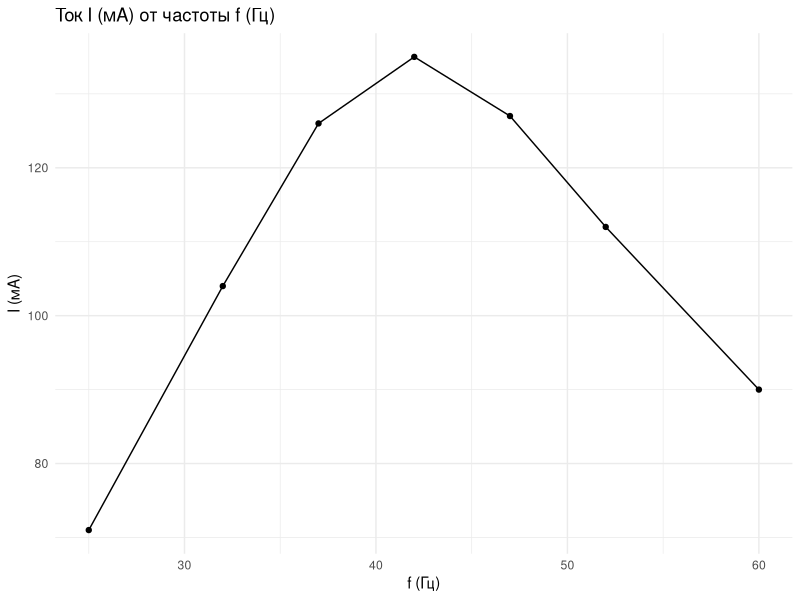
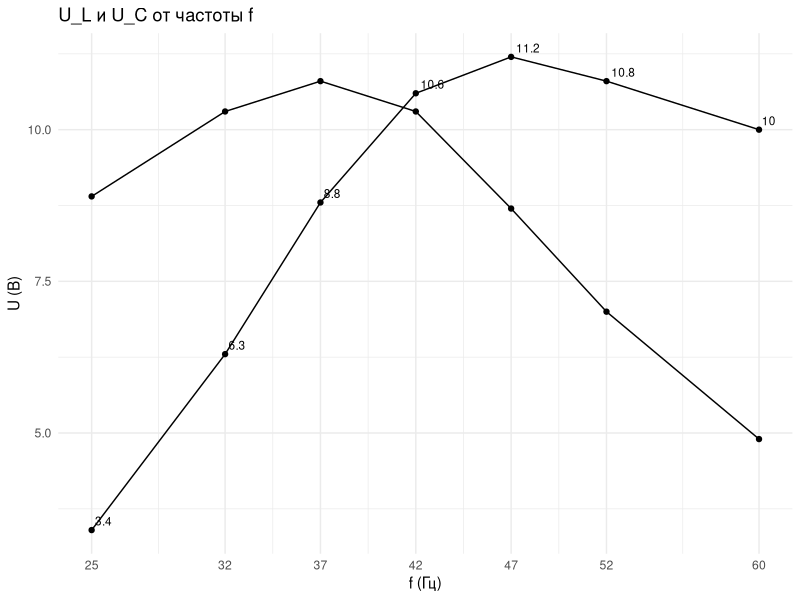

Write the R code that produced these figures, in order. (Note: this script raises an error after producing the figures.)
## ---- chunk 1
  knitr::opts_chunk$set(echo = TRUE, message = FALSE, warning = FALSE, fig.width = 7, fig.height = 4)
  library(tidyverse)
  library(ggplot2)
  library(scales)
## ---- chunk 2
# Исходные данные (из предоставленной таблицы)
df <- tibble(
  f_Hz = c(25, 32, 37, 42, 47, 52, 60),
  U_meas_V = c(6.7, 6.6, 6.6, 6.6, 6.6, 6.6, 6.6),
  I_mA = c(71, 104, 126, 135, 127, 112, 90),
  U_R_V = c(1.5, 2.2, 2.7, 2.9, 2.7, 2.4, 1.9),
  U_L_V = c(3.4, 6.3, 8.8, 10.6, 11.2, 10.8, 10.0),
  U_C_V = c(8.9, 10.3, 10.8, 10.3, 8.7, 7.0, 4.9),
  P_meas_W = c(0.24, 0.51, 0.76, 0.87, 0.77, 0.6, 0.4),
  Q_meas_VAr = c(-0.38, -0.42, -0.29, 0.0, 0.25, 0.38, 0.41),
  phi_meas_deg = c(-58, -39, -21, 0, 18, 32, 46)
)

# Дополнительные преобразования
df <- df %>% mutate(
  I_A = I_mA / 1000,
  # суммарное напряжение по векторной сумме: UR (действительная) и разность (UL-UC) (мнимая)
  U_calc_V = sqrt(U_R_V^2 + (U_L_V - U_C_V)^2),
  phi_calc_rad = atan2(U_L_V - U_C_V, U_R_V),
  phi_calc_deg = phi_calc_rad * 180 / pi,
  P_calc_W = U_meas_V * I_A * cos(phi_calc_rad),
  Q_calc_VAr = U_meas_V * I_A * sin(phi_calc_rad),
  U_diff_pct = 100 * (U_calc_V - U_meas_V) / U_meas_V,
  phi_diff_deg = phi_calc_deg - phi_meas_deg
)

# Показать таблицу
print(df %>% select(f_Hz, U_meas_V, I_mA, U_R_V, U_L_V, U_C_V, P_meas_W, Q_meas_VAr, phi_meas_deg, U_calc_V, phi_calc_deg, P_calc_W, Q_calc_VAr, U_diff_pct, phi_diff_deg) %>%
        mutate_if(is.numeric, ~round(., 3)))
## ---- chunk 3
ggplot(df, aes(x = f_Hz, y = I_mA)) +
  geom_line() + geom_point() +
  labs(title = "Ток I (мА) от частоты f (Гц)", x = "f (Гц)", y = "I (мА)") +
  theme_minimal()
## ---- chunk 4
ggplot(df, aes(x = f_Hz)) +
  geom_line(aes(y = U_L_V)) + geom_point(aes(y = U_L_V)) +
  geom_line(aes(y = U_C_V)) + geom_point(aes(y = U_C_V)) +
  labs(title = "U_L и U_C от частоты f", x = "f (Гц)", y = "U (В)") +
  scale_x_continuous(breaks = df$f_Hz) +
  theme_minimal() +
  geom_text(aes(y = U_L_V, label = round(U_L_V,1)), hjust = -0.2, vjust = -0.5, size = 3)
## ---- chunk 5
ggplot(df, aes(x = f_Hz)) +
  geom_line(aes(y = phi_meas_deg), color = NULL) + geom_point(aes(y = phi_meas_deg)) +
  geom_line(aes(y = phi_calc_deg), linetype = "dashed") + geom_point(aes(y = phi_calc_deg)) +
  labs(title = "Угол φ (град) от частоты f: измеренный и рассчитанный", x = "f (Гц)", y = "φ (град)") +
  scale_x_continuous(breaks = df$f_Hz) +
  theme_minimal() +
  annotate("text", x = 60, y = df$phi_calc_deg[nrow(df)], label = "calc", hjust = 1, size = 3)
## ---- chunk 6
# Функция для построения фазорной диаграммы
plot_phasor <- function(row, scale = 1) {
  UR <- row$U_R_V
  UL <- row$U_L_V
  UC <- row$U_C_V
  Ux <- UR
  Uy <- UL - UC
  Utot <- sqrt(Ux^2 + Uy^2)
  phi_deg <- row$phi_calc_deg
  df_ph <- tibble(x = c(0, UR, 0, 0), y = c(0, 0, UL, -UC),
                  lab = c("origin", paste0("U_R = ", round(UR,2), " V"), paste0("U_L = ", round(UL,2), " V"), paste0("U_C = ", round(UC,2), " V")),
                  xend = c(UR, UR, 0, 0), yend = c(0, 0, UL, -UC))
  ggplot() +
    geom_segment(aes(x = 0, y = 0, xend = UR, yend = 0), arrow = arrow(length = unit(0.2, "cm"))) +
    geom_segment(aes(x = 0, y = 0, xend = 0, yend = UL), arrow = arrow(length = unit(0.2, "cm"))) +
    geom_segment(aes(x = 0, y = 0, xend = 0, yend = -UC), arrow = arrow(length = unit(0.2, "cm"))) +
    geom_segment(aes(x = 0, y = 0, xend = Ux, yend = Uy), arrow = arrow(length = unit(0.25, "cm")), color = "black") +
    geom_text(aes(x = UR, y = 0), label = paste0("U_R\n", round(UR,2), " V"), hjust = -0.05, vjust = -0.5) +
    geom_text(aes(x = 0, y = UL), label = paste0("U_L\n", round(UL,2), " V"), hjust = 0.1, vjust = 0) +
    geom_text(aes(x = 0, y = -UC), label = paste0("U_C\n", round(UC,2), " V"), hjust = 0.1, vjust = 1) +
    geom_text(aes(x = Ux*0.6, y = Uy*0.6), label = paste0("U_tot = ", round(Utot,2), " V\nφ = ", round(phi_deg,1), "°")) +
    labs(title = paste0("Фазорная диаграмма при f = ", row$f_Hz, " Гц (масштаб: 1 В = 1 ед.)"), x = "Действительная, В", y = "Мнимая, В") +
    coord_fixed() +
    theme_minimal()
}

# Выбрать строки
rows <- df %>% filter(f_Hz %in% c(37, 42, 52))
plots <- purrr::map(1:nrow(rows), ~plot_phasor(rows[.x, ]))
plots[[1]]
plots[[2]]
plots[[3]]
## ---- chunk 7
# Выбрать частоту 42 Гц
row42 <- df %>% filter(f_Hz == 42) %>% slice(1)

f <- row42$f_Hz
omega <- 2 * pi * f

t <- seq(0, 1/f, length.out = 500)
I_rms <- row42$I_mA / 1000
I_amp <- I_rms * sqrt(2)
U_R_amp <- row42$U_R_V * sqrt(2)
U_L_amp <- row42$U_L_V * sqrt(2)
U_C_amp <- row42$U_C_V * sqrt(2)

# Фазовые углы относительно тока
phi_I <- 0
phi_UR <- 0
phi_UL <- pi/2
phi_UC <- -pi/2

I_t <- I_amp * sin(omega * t + phi_I)
U_R_t <- U_R_amp * sin(omega * t + phi_UR)
U_L_t <- U_L_amp * sin(omega * t + phi_UL)
U_C_t <- U_C_amp * sin(omega * t + phi_UC)

tdf <- tibble(t = t, I = I_t, U_R = U_R_t, U_L = U_L_t, U_C = U_C_t)

# Plot
library(reshape2)
mdf <- melt(tdf, id.vars = "t")

ggplot(mdf, aes(x = t, y = value, color = variable)) +
  geom_line() +
  labs(title = paste0("Временные диаграммы (f = ", f, " Гц)"), x = "t, с", y = "Амплитуда") +
  theme_minimal()
